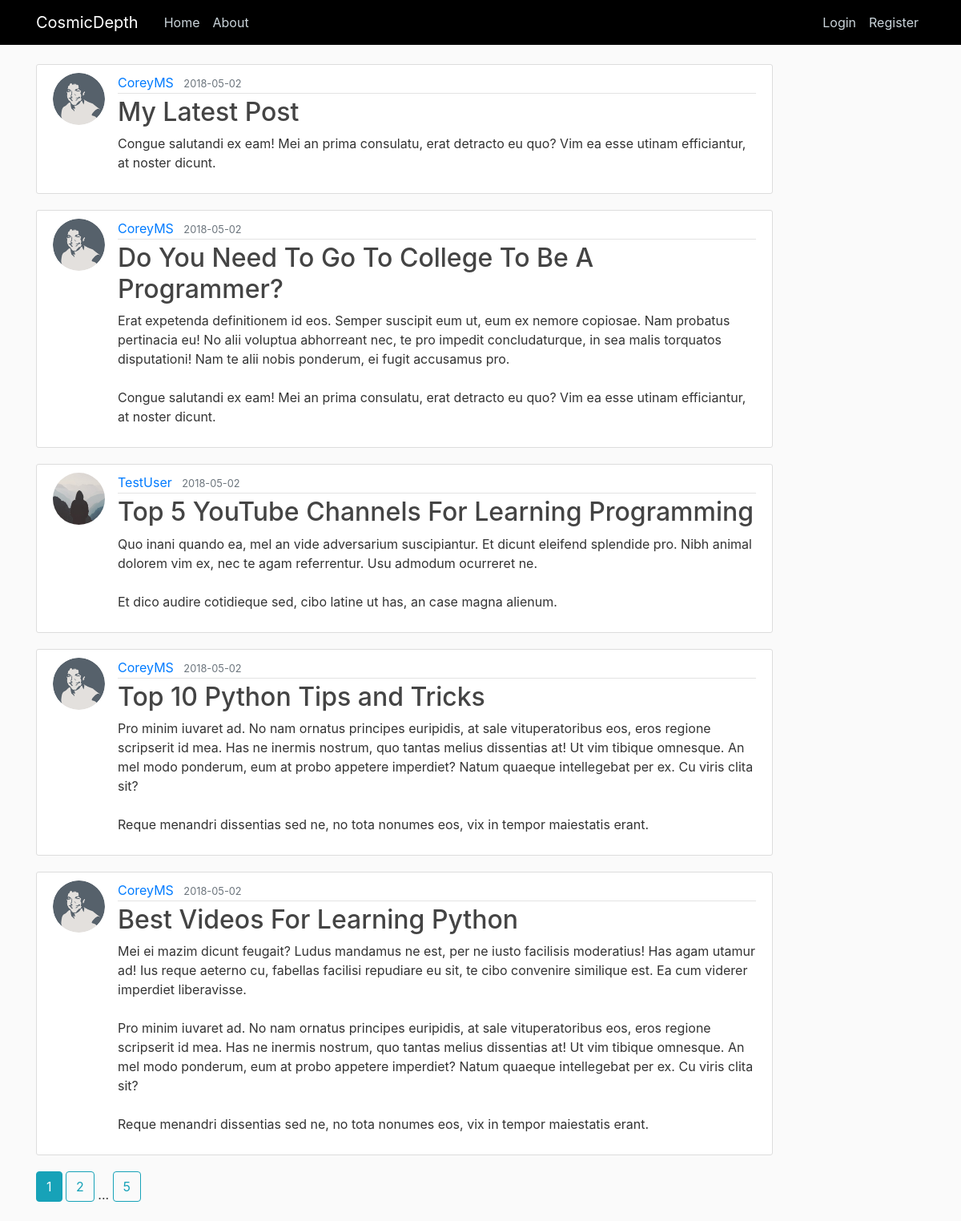
The app's page /home, older data.
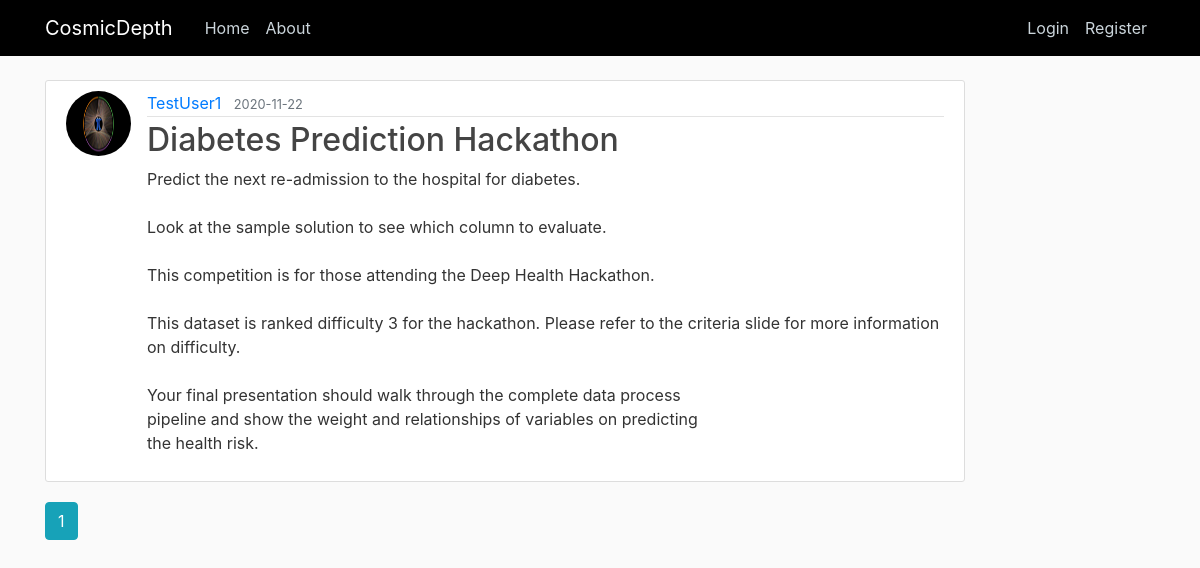
The same page, newer data.
### cosmicdepth/models.py (models this page shows, shortened)
class Post(db.Model):
    id = db.Column(db.Integer, primary_key=True)
    title = db.Column(db.String(100), nullable=False)
    date_posted = db.Column(db.DateTime, nullable=False, default=datetime.utcnow)
    content = db.Column(db.Text, nullable=False)
    user_id = db.Column(db.Integer, db.ForeignKey('user.id'), nullable=False)

class User(db.Model, UserMixin):
    id = db.Column(db.Integer, primary_key=True)
    username = db.Column(db.String(20), unique=True, nullable=False)
    email = db.Column(db.String(120), unique=True, nullable=False)
    image_file = db.Column(db.String(20), nullable=False, default='default.jpg')
    password = db.Column(db.String(60), nullable=False)
    posts = db.relationship('Post', backref='author', lazy=True)

### cosmicdepth/main/routes.py (the view)
@main.route("/")
@main.route("/home")
def home():
    page = request.args.get('page', 1, type=int)
    posts = Post.query.order_by(Post.date_posted.desc()).paginate(page=page, per_page=5)
    return render_template('home.html', posts=posts)

### cosmicdepth/templates/home.html
{% extends "layout.html" %}
{% block content %}
    {% for post in posts.items %}
        <article class="media content-section">
          <img class="rounded-circle article-img" src="{{ url_for('static', filename='profile_pics/' + post.author.image_file) }}">
          <div class="media-body">
            <div class="article-metadata">
              <a class="mr-2" href="{{ url_for('users.user_posts', username=post.author.username) }}">{{ post.author.username }}</a>
              <small class="text-muted">{{ post.date_posted.strftime('%Y-%m-%d') }}</small>
            </div>
            <h2><a class="article-title" href="{{ url_for('posts.post', post_id=post.id) }}">{{ post.title }}</a></h2>
            <p class="article-content">{{ post.content }}</p>
          </div>
        </article>
    {% endfor %}
    {% for page_num in posts.iter_pages(left_edge=1, right_edge=1, left_current=1, right_current=2) %}
      {% if page_num %}
        {% if posts.page == page_num %}
          <a class="btn btn-info mb-4" href="{{ url_for('main.home', page=page_num) }}">{{ page_num }}</a>
        {% else %}
          <a class="btn btn-outline-info mb-4" href="{{ url_for('main.home', page=page_num) }}">{{ page_num }}</a>
        {% endif %}
      {% else %}
        ...
      {% endif %}
    {% endfor %}
{% endblock content %}

### cosmicdepth/templates/layout.html (shortened to what this page needs)
<!DOCTYPE html>
<html>
<head>
    <link rel="stylesheet" href="https://stackpath.bootstrapcdn.com/bootstrap/4.3.1/css/bootstrap.min.css">
    <link rel="stylesheet" href="https://use.fontawesome.com/releases/v5.6.3/css/all.css">
    <link rel="stylesheet" href="https://unpkg.com/bootstrap-table@1.16.0/dist/bootstrap-table.min.css">
    <link rel="stylesheet" type="text/css" href="http://cdnjs.cloudflare.com/ajax/libs/bootstrap-table/1.16.0/extensions/filter-control/bootstrap-table-filter-control.css">
    <link rel="stylesheet" type="text/css" href="{{ url_for('static', filename='main.css') }}">
</head>
<body>
    <header class="site-header">
      <nav class="navbar navbar-expand-md navbar-dark bg-steel fixed-top">
        <div class="container">
          <a class="navbar-brand mr-4" href="/">CosmicDepth</a>
          <div class="collapse navbar-collapse" id="navbarToggle">
            <div class="navbar-nav mr-auto">
              <a class="nav-item nav-link" href="{{ url_for('main.home') }}">Home</a>
              <a class="nav-item nav-link" href="{{ url_for('main.about') }}">About</a>
            </div>
            <div class="navbar-nav">
              {% if current_user.is_authenticated %}
                <a class="nav-item nav-link" href="{{ url_for('posts.display') }}">LeaderBoard</a>
                <a class="nav-item nav-link" href="{{ url_for('posts.file_upload') }}">Upload</a>
                <a class="nav-item nav-link" href="{{ url_for('users.account') }}">Account</a>
                <a class="nav-item nav-link" href="{{ url_for('users.logout') }}">Logout</a>
              {% else %}
                <a class="nav-item nav-link" href="{{ url_for('users.login') }}">Login</a>
                <a class="nav-item nav-link" href="{{ url_for('users.register') }}">Register</a>
              {% endif %}
            </div>
          </div>
        </div>
      </nav>
    </header>
    <div class="container">
      <div class="row">
        <div class="col-md-10">
          {% block content %}{% endblock %}
        </div>
      </div>
      </div>
</body>
</html>

### cosmicdepth/static/main.css (style rules this page uses)
body { background: #fafafa; color: #333333; margin-top: 5rem; }
h1, h2, h3, h4, h5, h6 { color: #444444; }
.bg-steel { background-color: #000000; }
.site-header .navbar-nav .nav-link { color: #cbd5db; }
.content-section { background: #ffffff; padding: 10px 20px; border: 1px solid #dddddd; border-radius: 3px; margin-bottom: 20px; }
.article-title { color: #444444; }
.article-content { white-space: pre-line; }
.article-img { height: 65px; width: 65px; margin-right: 16px; }
.article-metadata { padding-bottom: 1px; margin-bottom: 4px; border-bottom: 1px solid #e3e3e3 }

Row changes from the older to the newer data that the page shows:
removed Post: image_file (picture), author.username "CoreyMS", date_posted "2018-05-02", title "My Latest Post", content "Congue salutandi ex eam! Mei an prima consulatu, erat detracto eu quo? Vim ea esse utinam efficiantur, at noster dicunt."
removed Post: image_file (picture), author.username "CoreyMS", date_posted "2018-05-02", title "Do You Need To Go To College To Be A Programmer?", content "Erat expetenda definitionem id eos. Semper suscipit eum ut, eum ex nemore copiosae. Nam probatus pertinacia eu! No alii voluptua abhorreant nec, te pro impedit concludaturque, in sea malis torquatos disputationi! Nam te alii nobis ponderum, ei fugit accusamus pro. Congue salutandi ex eam! Mei an prima consulatu, erat detracto eu quo? Vim ea esse utinam efficiantur, at noster dicunt."
removed Post: image_file (placeholder picture), author.username "TestUser", date_posted "2018-05-02", title "Top 5 YouTube Channels For Learning Programming", content "Quo inani quando ea, mel an vide adversarium suscipiantur. Et dicunt eleifend splendide pro. Nibh animal dolorem vim ex, nec te agam referrentur. Usu admodum ocurreret ne. Et dico audire cotidieque sed, cibo latine ut has, an case magna alienum."
removed Post: image_file (picture), author.username "CoreyMS", date_posted "2018-05-02", title "Top 10 Python Tips and Tricks", content "Pro minim iuvaret ad. No nam ornatus principes euripidis, at sale vituperatoribus eos, eros regione scripserit id mea. Has ne inermis nostrum, quo tantas melius dissentias at! Ut vim tibique omnesque. An mel modo ponderum, eum at probo appetere imperdiet? Natum quaeque intellegebat per ex. Cu viris clita sit? Reque menandri dissentias sed ne, no tota nonumes eos, vix in tempor maiestatis erant."
removed Post: image_file (picture), author.username "CoreyMS", date_posted "2018-05-02", title "Best Videos For Learning Python", content "Mei ei mazim dicunt feugait? Ludus mandamus ne est, per ne iusto facilisis moderatius! Has agam utamur ad! Ius reque aeterno cu, fabellas facilisi repudiare eu sit, te cibo convenire similique est. Ea cum viderer imperdiet liberavisse. Pro minim iuvaret ad. No nam ornatus principes euripidis, at sale vituperatoribus eos, eros regione scripserit id mea. Has ne inermis nostrum, quo tantas melius dissentias at! Ut vim tibique omnesque. An mel modo ponderum, eum at probo appetere imperdiet? Natum quaeque intellegebat per ex. Cu viris clita sit? Reque menandri dissentias sed ne, no tota nonumes eos, vix in tempor maiestatis erant."
now on this page (row edited): Post: image_file (picture), author.username "TestUser1", date_posted "2020-11-22", title "Diabetes Prediction Hackathon", content "Predict the next re-admission to the hospital for diabetes. Look at the sample solution to see which column to evaluate. This competition is for those attending the Deep Health Hackathon. This dataset is ranked difficulty 3 for the hackathon. Please refer to the criteria slide for more information on difficulty. Your final presentation should walk through the complete data process pipeline and show the weight and relationships of variables on predicting the health risk."
Text that changed along with them:
list line gone: "2"
list line gone: "5"
